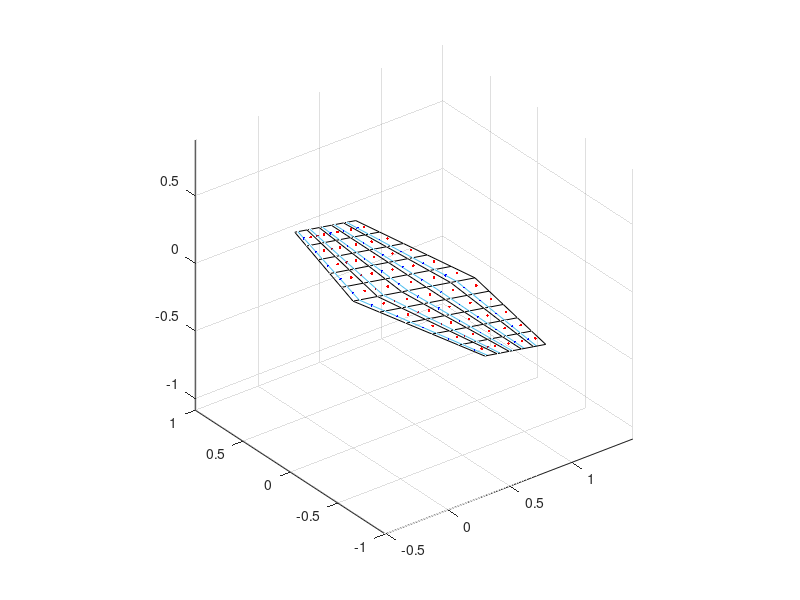

Source code (MATLAB):
%% CODICE WEISSINGER

clear
close all
clc

%% Dati iniziali

% velocità asintotica
U_inf = [1 0 0]';

% densità
rho = 1.225;

% angolo di sideslip (inserire in gradi)
beta = 0; 
beta = deg2rad(beta);

% Rotazione della velocità 
U_inf = [cos(beta) sin(beta) 0]' .* U_inf;

% Inserire numero di corpi
N_corpi = 1;

corda_radice = [1]';
diedro = [0]'; % inserire in gradi
diedro = deg2rad(diedro);

freccia = [10]'; % inserire in gradi
freccia = deg2rad(freccia);

rastremazione = [0.5]'; 
apertura_alare = [2]';

LE_posizione_X = [0]';
LE_posizione_Y = [0]';
LE_posizione_Z = [0]';

% angolo_di_rollio = [0];
angolo_di_incidenza_aero = [10]'; % alpha
% angolo_di_beccheggio = [0];

% angolo_di_rollio = deg2rad(angolo_di_rollio);
angolo_di_incidenza_aero = deg2rad(angolo_di_incidenza_aero); % alpha
% angolo_di_beccheggio =deg2rad(angolo_di_beccheggio);

% Discretizzazione
discretizzazione_semiapertura_alare = [5]'; % numero panelli direzione apertura su SEMIALA
discretizzazione_corda = [5]'; 

% Inizializzazione sistema lineare
num_tot_pann = 0;
for i = 1:N_corpi
    num_tot_pann = num_tot_pann + 2*discretizzazione_corda(i)*discretizzazione_semiapertura_alare(i);
end


%% Creazione struttura ala
estremi_ala = cell(1,N_corpi);

mesh = cell(1,N_corpi);
vortici = cell(1,N_corpi);
punti_di_controllo = cell(1,N_corpi);
punti_di_induzione = cell(1,N_corpi);
normali_pannelli = cell(1,N_corpi);
vortici_a_infinito = cell(1,N_corpi);
superficie_alare = zeros(1,N_corpi);

figure

for i = 1:N_corpi

    %% CREAZIONE GEOMETRIA ALA
    % Parametri per costruzione ala
    
    semi_apertura_alare = apertura_alare(i) / 2;
    
    superficie_alare(i) = 2 * (semi_apertura_alare * corda_radice(i) * ( 1 + rastremazione(i) ) / 2);
    
    superficie_piana = superficie_alare(i) * cos(diedro(i));
    
    corda_tip = corda_radice(i) * rastremazione(i);
    
    % Corda media aerodinamica MAC
    MAC = (2/3) * corda_radice(i) * ( (1 + rastremazione(i) + rastremazione(i)^2)/(1 + rastremazione(i)));

    Y_incidenza_aero = [cos(angolo_di_incidenza_aero(i))        0   sin(angolo_di_incidenza_aero(i));
                                        0                       1                   0               ;          
                        -sin(angolo_di_incidenza_aero(i))       0   cos(angolo_di_incidenza_aero(i))];

    X_diedro = [    1              0                  0      ;
                    0       cos(diedro(i))    -sin(diedro(i));
                    0       sin(diedro(i))    cos(diedro(i))];

    estremi_ala_radice_LE = [LE_posizione_X(i) LE_posizione_Y(i) LE_posizione_Z(i)]';
    estremi_ala{1,i} = [estremi_ala{1,i}, estremi_ala_radice_LE];

    estremi_ala_radice_TE = estremi_ala_radice_LE + Y_incidenza_aero * [corda_radice(i), 0, 0]';
    estremi_ala{1,i} = [estremi_ala{1,i}, estremi_ala_radice_TE];

    estremi_ala_tip_LE = [LE_posizione_X(i) LE_posizione_Y(i) LE_posizione_Z(i)]' + [0, semi_apertura_alare, 0]';
    estremi_ala_tip_LE = X_diedro * estremi_ala_tip_LE; % aggiunta diedro
    estremi_ala_tip_LE(1) = estremi_ala_radice_LE(1) + semi_apertura_alare * tan(freccia(i)) + corda_radice(i)/4 - corda_tip/4; % aggiunta freccia
    estremi_ala_tip_LE = Y_incidenza_aero * (estremi_ala_tip_LE - [LE_posizione_X(i) LE_posizione_Y(i) LE_posizione_Z(i)]') + [LE_posizione_X(i) LE_posizione_Y(i) LE_posizione_Z(i)]';
    estremi_ala{1,i} = [estremi_ala{1,i}, estremi_ala_tip_LE];

    estremi_ala_tip_TE = estremi_ala_tip_LE + Y_incidenza_aero * [corda_tip 0 0]';

    estremi_ala{1,i} = [estremi_ala{1,i}, estremi_ala_tip_TE];

    % Discretizzazione direzione ala
    discretizzazione_direzione_ala = linspace(0, 1, discretizzazione_semiapertura_alare(i)+1);

    punti_LE = zeros(3, length(discretizzazione_direzione_ala));
    punti_TE = zeros(3, length(discretizzazione_direzione_ala));

    for j = 1:length(discretizzazione_direzione_ala)
        punti_LE(:, j) = (estremi_ala_tip_LE - estremi_ala_radice_LE)* discretizzazione_direzione_ala(j) + estremi_ala_radice_LE;
        punti_TE(:, j) = (estremi_ala_tip_TE - estremi_ala_radice_TE) * discretizzazione_direzione_ala(j) + estremi_ala_radice_TE;
    end

    % Discretizzazione direzione corda
    discretizzazione_direzione_corda = linspace(0, 1, discretizzazione_corda(i)+1);

        punti_radice = zeros(3, length(discretizzazione_direzione_corda));
        punti_tip = zeros(3, length(discretizzazione_direzione_corda));

        quarto_tip = zeros(3, length(discretizzazione_direzione_ala));
        quarto_radice = zeros(3, length(discretizzazione_direzione_ala));

        trequarti_tip = zeros(3, length(discretizzazione_direzione_ala));
        trequarti_radice = zeros(3, length(discretizzazione_direzione_ala));

    for j = 1:length(discretizzazione_direzione_corda)
        punti_radice(:, j) = (estremi_ala_radice_TE - estremi_ala_radice_LE).* discretizzazione_direzione_corda(j) + estremi_ala_radice_LE;
        punti_tip(:, j) = (estremi_ala_tip_TE - estremi_ala_tip_LE) .* discretizzazione_direzione_corda(j) + estremi_ala_tip_LE;
    end

    for j = 1:length(discretizzazione_direzione_corda)-1
        quarto_tip(:, j) = (punti_tip(:, j+1) + 3.*punti_tip(:, j)) ./ 4;
        quarto_radice(:, j) = (punti_radice(:, j+1) + 3.*punti_radice(:, j)) ./ 4;
            
        trequarti_tip(:, j) = 3*((punti_tip(:, j+1) - punti_tip(:, j)) ./ 4) + punti_tip(:, j);
        trequarti_radice(:, j) = 3*((punti_radice(:, j+1) - punti_radice(:, j)) ./ 4) + punti_radice(:, j);
    end

    % Creazione mesh
    mesh_i = cell(discretizzazione_corda(i), discretizzazione_semiapertura_alare(i)*2 + 1);
    vortici_i = cell(discretizzazione_corda(i), discretizzazione_semiapertura_alare(i)*2 +1);
    punti_di_controllo_i = cell(discretizzazione_corda(i), discretizzazione_semiapertura_alare(i)*2);
    punti_di_induzione_i = cell(discretizzazione_corda(i), discretizzazione_semiapertura_alare(i)*2);
    normali_pannelli_i = cell(discretizzazione_corda(i), discretizzazione_semiapertura_alare(i)*2);
    vortici_a_infinito_i = cell(discretizzazione_corda(i), discretizzazione_semiapertura_alare(i)*2 + 1);
    
    lunghezza_vortici_infinito = 50 * corda_radice; %% ATTENZIONE LUNGHEZZA VORTICI
    
    % Discretizzazione direzione corda
    for j = 1:length(discretizzazione_direzione_corda)
    
        if j ~= length(discretizzazione_direzione_corda)
            for k = 1:length(discretizzazione_direzione_ala)
                vortici_i{j,k + length(discretizzazione_direzione_ala) - 1} = (quarto_tip(:, j) - quarto_radice(:, j)).*(discretizzazione_direzione_ala(k)) + quarto_radice(:, j);
                vortici_a_infinito_i{j,k + length(discretizzazione_direzione_ala) - 1} = vortici_i{j,k + length(discretizzazione_direzione_ala) - 1} + [lunghezza_vortici_infinito(i) 0 0]';
    
                if k ~= length(discretizzazione_direzione_ala) 
                    punti_di_controllo_i{j,k + length(discretizzazione_direzione_ala) - 1} = (trequarti_tip(:, j) - trequarti_radice(:, j)).*((discretizzazione_direzione_ala(k)+ discretizzazione_direzione_ala(k+1))./2) + trequarti_radice(:, j);
                    punti_di_induzione_i{j,k + length(discretizzazione_direzione_ala) - 1} = (quarto_tip(:, j) - quarto_radice(:, j)).*((discretizzazione_direzione_ala(k) + discretizzazione_direzione_ala(k+1))./2) + quarto_radice(:, j);
                end
            end
        end

        for k = 1:length(discretizzazione_direzione_ala)
            mesh_i{j,k + length(discretizzazione_direzione_ala) - 1} = (punti_TE(:,k) - punti_LE(:,k)).* discretizzazione_direzione_corda(j) + punti_LE(:,k);
        end
    end

    % Creazione semiala per simmetria
    spost_X = LE_posizione_X(i);
    spost_Y = LE_posizione_Y(i);
    spost_Z = LE_posizione_Z(i);

    % Discretizzazione direzione corda
    for j = 1:length(discretizzazione_direzione_corda)

        if j ~= length(discretizzazione_direzione_corda)
            for k = 1:length(discretizzazione_direzione_ala)
                vortici_i{j,k} = (vortici_i{j,2*length(discretizzazione_direzione_ala)-k} - [spost_X spost_Y spost_Z]');
                vortici_i{j,k}(2) = -(vortici_i{j,k}(2));
                vortici_i{j,k} = vortici_i{j,k} + [spost_X spost_Y spost_Z]';
                vortici_a_infinito_i{j,k} = (vortici_a_infinito_i{j,2*length(discretizzazione_direzione_ala)-k} - [spost_X spost_Y spost_Z]');
                vortici_a_infinito_i{j,k}(2) = -(vortici_a_infinito_i{j,k}(2));
                vortici_a_infinito_i{j,k} = vortici_a_infinito_i{j,k} + [spost_X spost_Y spost_Z]';
    
                if k ~= length(discretizzazione_direzione_ala) 
                    punti_di_controllo_i{j,k} = (punti_di_controllo_i{j,2*length(discretizzazione_direzione_ala)-1-k} - [spost_X spost_Y spost_Z]');
                    punti_di_controllo_i{j,k}(2) = -(punti_di_controllo_i{j,k}(2));
                    punti_di_controllo_i{j,k} = punti_di_controllo_i{j,k} + [spost_X spost_Y spost_Z]';
                    punti_di_induzione_i{j,k} = (punti_di_induzione_i{j,2*length(discretizzazione_direzione_ala)-1-k} - [spost_X spost_Y spost_Z]');
                    punti_di_induzione_i{j,k}(2) = -(punti_di_induzione_i{j,k}(2));
                    punti_di_induzione_i{j,k} = punti_di_induzione_i{j,k} + [spost_X spost_Y spost_Z]';
                end
            end
        end

        for k = 1:length(discretizzazione_direzione_ala) - 1
            mesh_i{j,k} = (mesh_i{j,2*length(discretizzazione_direzione_ala)-k} - [spost_X spost_Y spost_Z]');
            mesh_i{j,k}(2) = -(mesh_i{j,k}(2));
            mesh_i{j,k} = mesh_i{j,k} + [spost_X spost_Y spost_Z]';
        end
    end
    
    % plot geometria
    pannelli_x = zeros(length(discretizzazione_direzione_corda), 2*length(discretizzazione_direzione_ala)-1);
    pannelli_y = zeros(length(discretizzazione_direzione_corda), 2*length(discretizzazione_direzione_ala)-1);
    pannelli_z = zeros(length(discretizzazione_direzione_corda), 2*length(discretizzazione_direzione_ala)-1);
    
    vortici_x = zeros(length(discretizzazione_direzione_corda), 2*length(discretizzazione_direzione_ala)-1);
    vortici_y = zeros(length(discretizzazione_direzione_corda), 2*length(discretizzazione_direzione_ala)-1);
    vortici_z = zeros(length(discretizzazione_direzione_corda), 2*length(discretizzazione_direzione_ala)-1);
    
    for j = 1:length(discretizzazione_direzione_corda)
        for k = 1:2*length(discretizzazione_direzione_ala)-1
            pannelli_x(j, k) = mesh_i{j,k}(1);
            pannelli_y(j, k) = mesh_i{j,k}(2);
            pannelli_z(j, k) = mesh_i{j,k}(3);
            
            if j ~= length(discretizzazione_direzione_corda)
                vortici_x(j, k) = vortici_i{j,k}(1);
                vortici_y(j, k) = vortici_i{j,k}(2);
                vortici_z(j, k) = vortici_i{j,k}(3);
            end
        end
    end

    for j = 1:length(discretizzazione_direzione_corda)
        plot3(pannelli_x(j, :), pannelli_y(j, :), pannelli_z(j, :), 'color', 'k');
        hold on
        plot3(vortici_x(j, :), vortici_y(j, :), vortici_z(j, :), 'color', "#4DBEEE");
        hold on
    end
    for k = 1:2*length(discretizzazione_direzione_ala)-1
        plot3(pannelli_x(:, k), pannelli_y(:, k), pannelli_z(:, k), 'Color', 'k');
        hold on
    end
    grid on
    axis equal

    for j = 1:discretizzazione_corda(i)
        for k = 1:2*discretizzazione_semiapertura_alare(i)
            plot3(punti_di_controllo_i{j,k}(1), punti_di_controllo_i{j,k}(2), punti_di_controllo_i{j,k}(3), '.' ,'color', 'red')
            plot3(punti_di_induzione_i{j,k}(1), punti_di_induzione_i{j,k}(2), punti_di_induzione_i{j,k}(3), '.' ,'color', 'blue')
        end
    end

    % Calcolo normali pannelli
    for j = 1:discretizzazione_corda(i)
        for k = 1:2*discretizzazione_semiapertura_alare(i)
            normali_pannelli_i{j,k} = cross(mesh_i{j,k}-mesh_i{j+1,k+1}, mesh_i{j,k+1}-mesh_i{j+1,k});
            normali_pannelli_i{j,k} = -normali_pannelli_i{j,k}/norm(normali_pannelli_i{j,k});
        end
    end

    mesh{1,i} = mesh_i;
    vortici{1,i} = vortici_i;
    punti_di_controllo{1,i} = punti_di_controllo_i;
    punti_di_induzione{1,i} = punti_di_induzione_i;
    normali_pannelli{1,i} = normali_pannelli_i;
    vortici_a_infinito{1,i} = vortici_a_infinito_i;
    
end


%% SISTEMA LINEARE
% Costruzione matrice
A = zeros(num_tot_pann, num_tot_pann);
b = zeros(num_tot_pann, 1);

gamma = cell(1, N_corpi);

pannello_indotto = 0;

for i = 1:N_corpi
    for j_indotto = 1:discretizzazione_corda(i)
        for k_indotto = 1:2*discretizzazione_semiapertura_alare(i)

            pannello_indotto = pannello_indotto + 1;
            vortice_inducente = 0;

            punto_controllo = punti_di_controllo{1,i}{j_indotto, k_indotto};
            normale= normali_pannelli{1,i}{j_indotto, k_indotto};

            
            for i_inducente = 1:N_corpi
                for j_inducente = 1:discretizzazione_corda(i_inducente)
                    for k_inducente = 1:2*discretizzazione_semiapertura_alare(i_inducente)

                        vortice_inducente = vortice_inducente + 1;
                        U_ind = 0;

                        % Induzione vortice semi-infinito sx
                        estremo_in = vortici{1,i_inducente}{j_inducente, k_inducente};
                        estremo_fin = vortici_a_infinito{1,i_inducente}{j_inducente, k_inducente};
                        r0 = estremo_in - estremo_fin;
                        r1 = punto_controllo - estremo_in;
                        r2 = punto_controllo - estremo_fin;

                        toll = 1e-10;
                        CP = cross(r1, r2);
                        CP_norm = dot(CP, CP);
                        if(CP_norm < toll)
                            CP_norm = toll;
                        end

                        U_ind = U_ind + (1/(4*pi))*dot(r0, (r1/norm(r1)) - (r2/norm(r2))).*CP./CP_norm;

                        % Induzione vortice portante
                        estremo_in = vortici{1,i_inducente}{j_inducente, k_inducente+1};
                        estremo_fin = vortici{1,i_inducente}{j_inducente, k_inducente};
                        r0 = estremo_in - estremo_fin;
                        r1 = punto_controllo - estremo_in;
                        r2 = punto_controllo - estremo_fin;

                        toll = 1e-10;
                        CP = cross(r1, r2);
                        CP_norm = dot(CP, CP);
                        if(CP_norm < toll)
                            CP_norm = toll;
                        end

                        U_ind = U_ind + (1/(4*pi))*dot(r0, (r1/norm(r1)) -(r2/norm(r2))).*CP./CP_norm;

                        % Induzione vortice semi-infinito dx
                        estremo_in = vortici_a_infinito{1,i_inducente}{j_inducente, k_inducente+1};
                        estremo_fin = vortici{1,i_inducente}{j_inducente, k_inducente+1};
                        r0 = estremo_in - estremo_fin;
                        r1 = punto_controllo - estremo_in;
                        r2 = punto_controllo - estremo_fin;

                        toll = 1e-10;
                        CP = cross(r1, r2);
                        CP_norm = dot(CP, CP);
                        if(CP_norm < toll)
                            CP_norm = toll;
                        end
                        U_ind = U_ind + (1/(4*pi))*dot(r0, (r1/norm(r1)) -(r2/norm(r2))).*CP./CP_norm;
                        
                        A(pannello_indotto, vortice_inducente) = dot(U_ind, normale);
                    end
                end
            end
        end
    end
end


% Costruzione termine noto
pannello_indotto = 0;

for i = 1:N_corpi
    for j_indotto = 1:discretizzazione_corda(i)
        for k_indotto = 1:2*discretizzazione_semiapertura_alare(i)
            pannello_indotto = pannello_indotto + 1;
            normale = normali_pannelli{1,i}{j_indotto, k_indotto};
            
            b(pannello_indotto) = -dot(U_inf, normale);
        end
    end
end


% Soluzione sistema lineare
sol = linsolve(A,b);
pannello = 0;

for i = 1:N_corpi
    gamma{1,i} = zeros(discretizzazione_corda(i), 2*discretizzazione_semiapertura_alare(i));

    for j = 1:discretizzazione_corda(i)
        for k = 1:2*discretizzazione_semiapertura_alare(i)
            pannello = pannello + 1;
            gamma{1,i}(j,k) = sol(pannello);
        end
    end
end
   

%% Calcolo forze
% Portanza
gamma_sezione = cell(1,N_corpi);
L_3D = cell(1,N_corpi);
L_2D = cell(1,N_corpi);
cL_3D = cell(1,N_corpi);
delta_b_vect = cell(1,N_corpi);

for i = 1:N_corpi
    L_3D_sezione = 0;
    for j = 1:2*discretizzazione_semiapertura_alare(i)
        gamma_sezione{1,i}{1,j} = sum(gamma{1,i}(:,j));
        gamma_i = cell2mat(gamma_sezione{1,i}(1,j));
        L_2D{1,i}{1,j} = rho*norm(U_inf)^2*gamma_i*cos(diedro(i));
        
        % deltab
        delta_b_vect{1,i}{1,j} = apertura_alare(i)/(2*discretizzazione_semiapertura_alare(i));
        delta_b = cell2mat(delta_b_vect{1,i}(1,j));

        % L_3D sezione
        L_2D_i = cell2mat(L_2D{1,i}(1,j));
        L_3D_sezione = L_3D_sezione + L_2D_i*delta_b;
    end
    
    % L_3D
    L_3D{1,i} = L_3D_sezione;
    cL_3D{1,i} = L_3D{1,i} / (0.5*rho*norm(U_inf)^2*superficie_alare(i));
end


% Resistenza
punti_quarto_corda = cell(1, N_corpi);

for i = 1 :N_corpi
    for k = 1:2*discretizzazione_semiapertura_alare(i)
        punto_medio_pannello_LE = (mesh{1,i}{1,k} - mesh{1,i}{1,k+1})/2 + mesh{1,i}{1,k+1};
        punto_medio_pannello_TE = (mesh{1,i}{length(discretizzazione_direzione_corda),k} - mesh{1,i}{length(discretizzazione_direzione_corda),k+1})/2 + mesh{1,i}{length(discretizzazione_direzione_corda),k+1};
        punto_quarto_corda = punto_medio_pannello_LE + 0.25*(punto_medio_pannello_TE-punto_medio_pannello_LE);
        punti_quarto_corda{1,i}{1,k} = punto_quarto_corda;
        plot3(punto_quarto_corda(1), punto_quarto_corda(2), punto_quarto_corda(3), '.', 'Color', "#A2142F")
    end
end

num_profili_ala = cell(1, N_corpi);
for i = 1:N_corpi
    num_profili_ala{1,i} = 2*discretizzazione_semiapertura_alare(i);
end

velocita_induzione_profili = cell(1, N_corpi);
alpha_ind = cell(1, N_corpi);

D_2D = cell(1,N_corpi);
D_3D = cell(1,N_corpi);
cD_3D = cell(1,N_corpi);

for i = 1:N_corpi
    D_3D_sezione = 0;
    for k_indotto = 1:(num_profili_ala{1,i})
        
        v_ind = 0;
        punto_controllo = punti_quarto_corda{1,i}{1, k_indotto};
        normale= normali_pannelli{1,i}{1, k_indotto};


        for i_inducente = 1:N_corpi
            for j_inducente = 1:discretizzazione_corda(i_inducente)
                for k_inducente = 1:2*discretizzazione_semiapertura_alare(i_inducente)

                    % Induzione vortice semi-infinito sx
                    estremo_in = vortici{1,i_inducente}{j_inducente, k_inducente};
                    estremo_fin = vortici_a_infinito{1,i_inducente}{j_inducente, k_inducente};
                    r0 = estremo_in - estremo_fin;
                    r1 = punto_controllo - estremo_in;
                    r2 = punto_controllo - estremo_fin;

                    toll = 1e-10;
                    CP = cross(r1, r2);
                    CP_norm = dot(CP, CP);
                    if(CP_norm < toll)
                        CP_norm = toll;
                    end
                    
                    gamma_ind = gamma{1,i_inducente}(j_inducente, k_inducente);
                    v_ind = v_ind + (gamma_ind/(4*pi))*dot(r0, (r1/norm(r1)) - (r2/norm(r2))).*CP./CP_norm;

                    % Induzione vortice semi-infinito dx
                    estremo_in = vortici_a_infinito{1,i_inducente}{j_inducente, k_inducente+1};
                    estremo_fin = vortici{1,i_inducente}{j_inducente, k_inducente+1};
                    r0 = estremo_in - estremo_fin;
                    r1 = punto_controllo - estremo_in;
                    r2 = punto_controllo - estremo_fin;

                    toll = 1e-10;
                    CP = cross(r1, r2);
                    CP_norm = dot(CP, CP);
                    if(CP_norm < toll)
                        CP_norm = toll;
                    end

                    gamma_ind = gamma{1,i_inducente}(j_inducente, k_inducente);
                    v_ind = v_ind + (gamma_ind/(4*pi))*dot(r0, (r1/norm(r1)) -(r2/norm(r2))).*CP./CP_norm;
                end
            end
        end
        velocita_induzione_profili{1,i}{1,k_indotto} = v_ind;

        % alpha indotto
        alpha_ind{1,i}{1, k_indotto} = atand(dot(v_ind, normale)/norm(U_inf));
        alpha_i = alpha_ind{1,i}{1, k_indotto};

        % drag 2D
        D_2D{1,i}{1,k_indotto} = L_2D{1,i}{1, k_indotto}*sind(abs(alpha_i));
        D_2D_i = D_2D{1,i}{1,k_indotto};

        % deltab
        delta_b = cell2mat(delta_b_vect{1,i}(1,k_indotto));

        % drag 3D
        D_3D_sezione = D_3D_sezione + delta_b*D_2D_i;
        D_3D{1,i} = D_3D_sezione;
        cD_3D{1,i} = D_3D_sezione / (0.5*rho*norm(U_inf)^2*superficie_alare(i));
    end
end
